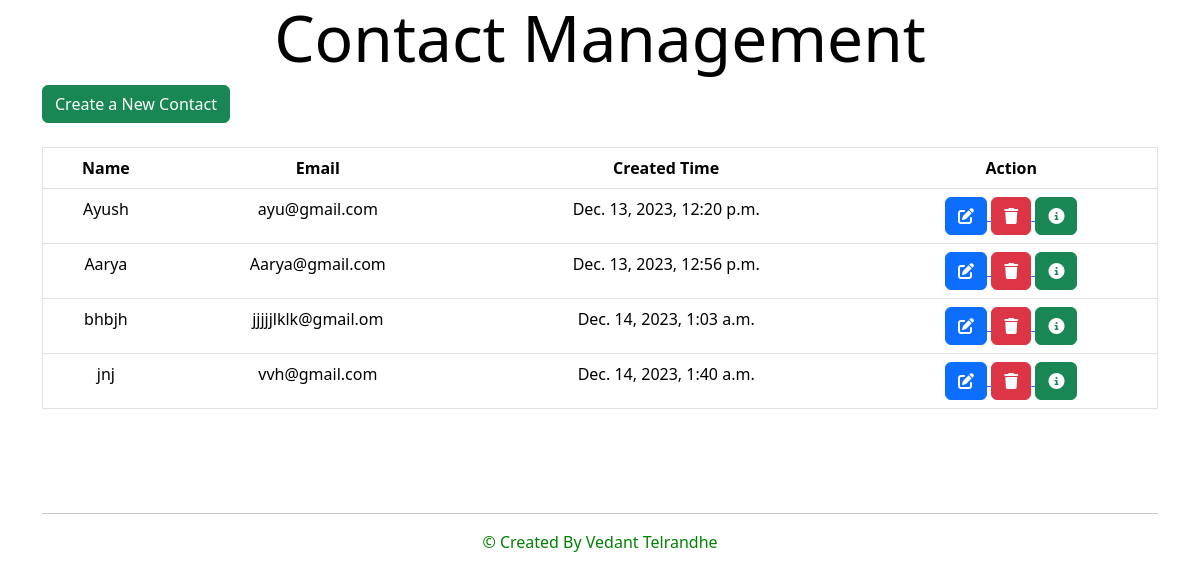
The app's page /, older data.
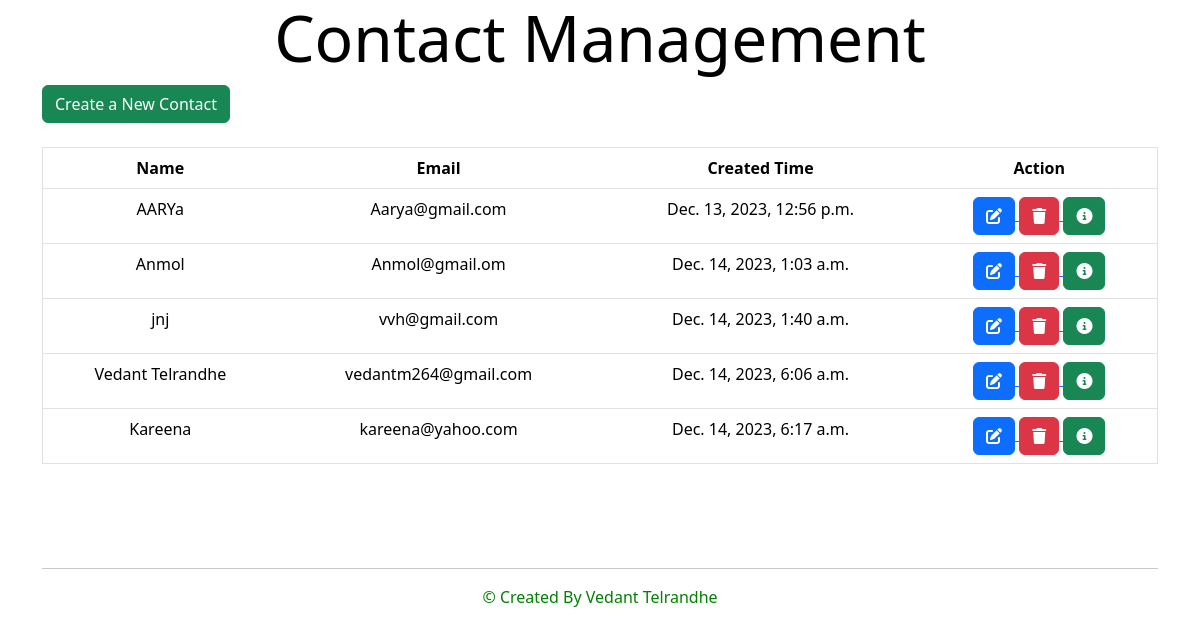
The same page, newer data.
### ContactManagement/models.py (models this page shows, shortened)
class Contact(models.Model):
    id=models.IntegerField(primary_key=True)
    fullname = models.CharField(max_length=100, unique=True)
    emailId=models.EmailField(unique=True)
    notes = models.CharField(max_length=255, default='No notes')
    created_at = models.DateTimeField(auto_now_add=True)

### ContactManagement/views.py (the view)
# urls.py: path('', views.index, name="index"),
def index(request):
    contacts=Contact.objects.all()
    return render(request,'index.html',{'contacts':contacts})

### ContactManagement/templates/index.html (shortened to what this page needs)
{% load static %}
<!DOCTYPE html>
<html lang="en">
<head>
    <link rel="stylesheet" href="https://cdnjs.cloudflare.com/ajax/libs/font-awesome/6.4.0/css/all.min.css">
    {% load bootstrap5 %}
    {% bootstrap_css %}
</head>
<body>
    <div class="container">
        <h1 style="color:black;" class="display-3"><b>Contact Management</b></h1>
        <a href="{% url 'addContact' %}"><button id="new3" class="btn btn-success">Create a New Contact</button></a>
        <br><br>
        <table id="customers" class="table" border="1">
            <thead class="thead-dark text-center">
                <th>Name</th>
                <th>Email</th>
                <th>Created Time</th>
                <th>Action</th>
            </thead>
            {% for contact in contacts %}
            <tr>
                <td class="text-center">{{ contact.fullname }}</td>
                <td class="text-center">{{ contact.emailId }}</td>
                <td class="text-center">{{ contact.created_at }}</td>
                <td class="text-center">
                    <a href="{% url 'updateContact' contact.id %}">
                        <button class="btn btn-primary icon-btn">
                            <i class="fas fa-edit"></i>
                        </button>
                    </a>
                    <a href="{% url 'deleteContact' contact.id %}">
                        <button class="btn btn-danger icon-btn">
                            <i class="fas fa-trash"></i>
                        </button>
                    </a>
                    <a href="{% url 'viewDetails' contact.id %}">
                        <button class="btn btn-success icon-btn">
                            <i class="fas fa-info-circle"></i>
                        </button>
                    </a>
                </td>
            </tr>
            {% endfor %}
        </table>
        <br><br>
        <footer class="pt-4">
            <hr />
            <p class="text-center" style="color:Green;" >&copy;&nbsp;Created By Vedant Telrandhe</p>
        </footer>
    </div>
</body>
</html>

### ContactManagement/templates/index.html (style rules this page uses)
h1 { text-align: center; }

Row changes from the older to the newer data that the page shows:
removed Contact: fullname "Ayush", emailId "ayu@gmail.com", created_at "Dec. 13, 2023, 12:20 p.m."
changed Contact "Aarya@gmail.com": fullname "Aarya" → "AARYa"
changed Contact: fullname "bhbjh" → "Anmol"; emailId "jjjjjlklk@gmail.om" → "Anmol@gmail.om"
added Contact: fullname "Vedant Telrandhe", emailId "vedantm264@gmail.com", created_at "Dec. 14, 2023, 6:06 a.m."
added Contact: fullname "Kareena", emailId "kareena@yahoo.com", created_at "Dec. 14, 2023, 6:17 a.m."
